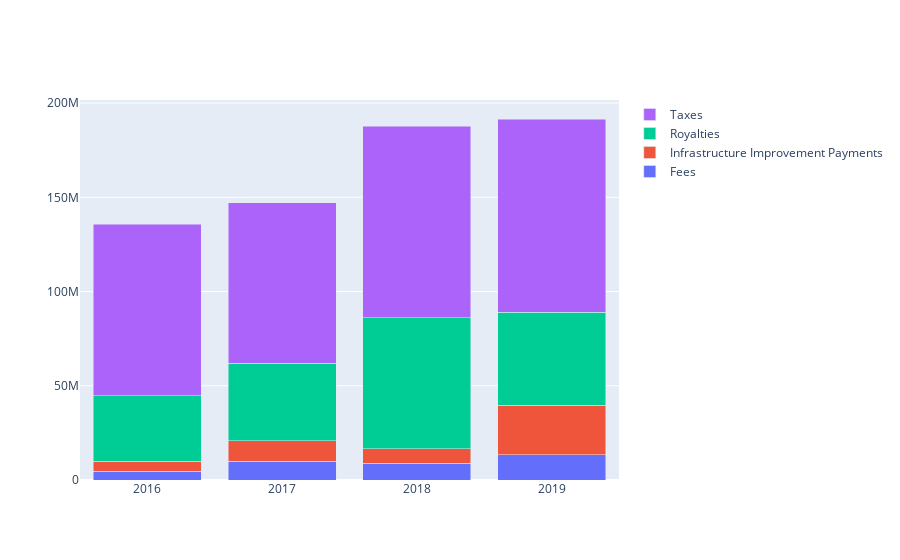

Notebook cell for this chart:
### Code cell
import plotly.graph_objects as go

p=[]
for name in payment_types:
    frame=data_frame.loc[data_frame['payment_category']==name]
    p.append(go.Bar(name=name, x=frame['reporting_cylce'], y=frame['amount_reported_cad']))

    
    
fig = go.Figure(data=p)
default_entity=entity_list[0]


fig.update_layout(barmode='stack')
fig.update_xaxes(type='category')
fig.update_xaxes(categoryorder='category ascending')
fig.update_yaxes(autorange=True)
fig.show()

### Figure 1 — Plotly figure (JSON) as saved in the notebook; plotly's stock layout.template omitted (floating-point values rounded to 4 significant figures)
{"data": [{"name": "Fees", "type": "bar", "x": [2016, 2017, 2018, 2019], "y": [4769796, 9947276, 8775000, 13431660]}, {"name": "Infrastructure Improvement Payments", "type": "bar", "x": [2016, 2017, 2018, 2019], "y": [5120120, 10778380, 7776000, 26317740]}, {"name": "Royalties", "type": "bar", "x": [2016, 2017, 2018, 2019], "y": [34816816, 41165620, 69417000, 49310040]}, {"name": "Taxes", "type": "bar", "x": [2016, 2017, 2018, 2019], "y": [91084240, 85214132, 101844000, 102491100]}], "layout": {"autosize": true, "barmode": "stack", "xaxis": {"autorange": true, "categoryorder": "category ascending", "range": [-0.5, 3.5], "type": "category"}, "yaxis": {"autorange": true, "range": [0, 201600000.0], "type": "linear"}}}
